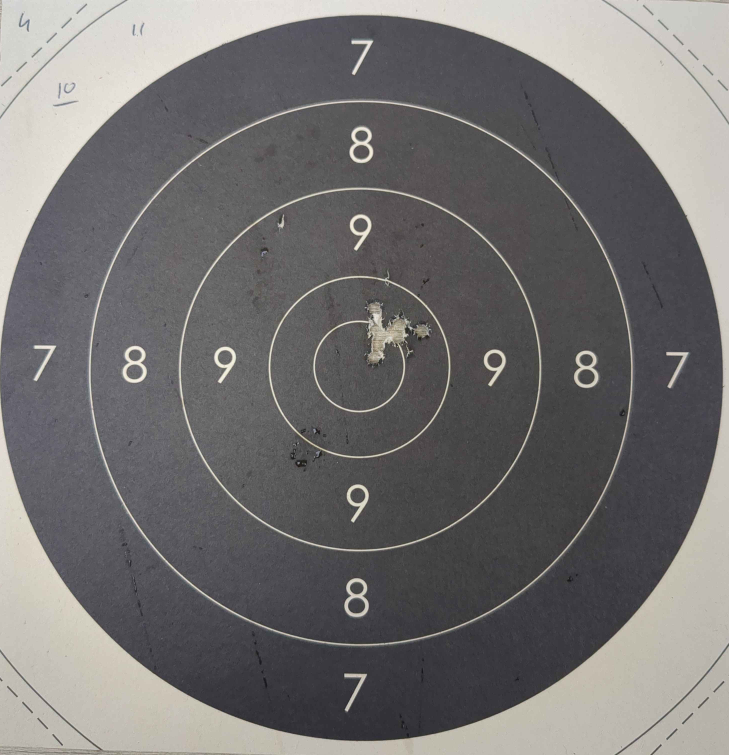
#> input picture Models/images_reference/cible_edge_case_cropped.jpg, 2916 x 3020 px, found by its file name (shown at 1/4 size)
$ python watershed.py
#> lines starting #> are read from the running program, lines starting #| are printed output that depends on the picture; after the words box and inside, x2 and y2 are one past the last pixel; in counts of white or black regions, pixels touching at a corner belong together
#> further down, image is the input picture: shape (3020, 2916, 3); mean B, G, R 113.4, 113.6, 115.4

import cv2
import numpy as np
from matplotlib import pyplot as plt

def show_image(image):
    cv2.imshow('image', image)
    cv2.waitKey(0)
    cv2.destroyAllWindows()


def resize_image(image, target_size=(800,800)):
#> called with target_size = (800, 800)
    height, width = image.shape[:2]
#> height = 3020; width = 2916
    scale_width = target_size[0] / width
#> scale_width = 0.274
    scale_height = target_size[1] / height
#> scale_height = 0.265

    scale = min(scale_width, scale_height)
#> scale = 0.265
    new_size = (int(width * scale), int(height * scale))
#> new_size = (772, 800)

    resized_image = cv2.resize(image, new_size, interpolation=cv2.INTER_AREA)

    return resized_image


# Load the image
image = cv2.imread('./images_reference/cible_edge_case_cropped.jpg', cv2.IMREAD_COLOR)
image = resize_image(image, target_size=(800,800))
cv2.imwrite('./images_reference/cible_edge_case_cropped_resized.jpg', image)
# Convert to grayscale
gray = cv2.cvtColor(image, cv2.COLOR_BGR2GRAY)

# Adaptive threshold
adaptive_thresh = cv2.adaptiveThreshold(gray, 255, cv2.ADAPTIVE_THRESH_GAUSSIAN_C, cv2.THRESH_BINARY, 501, 0.1)
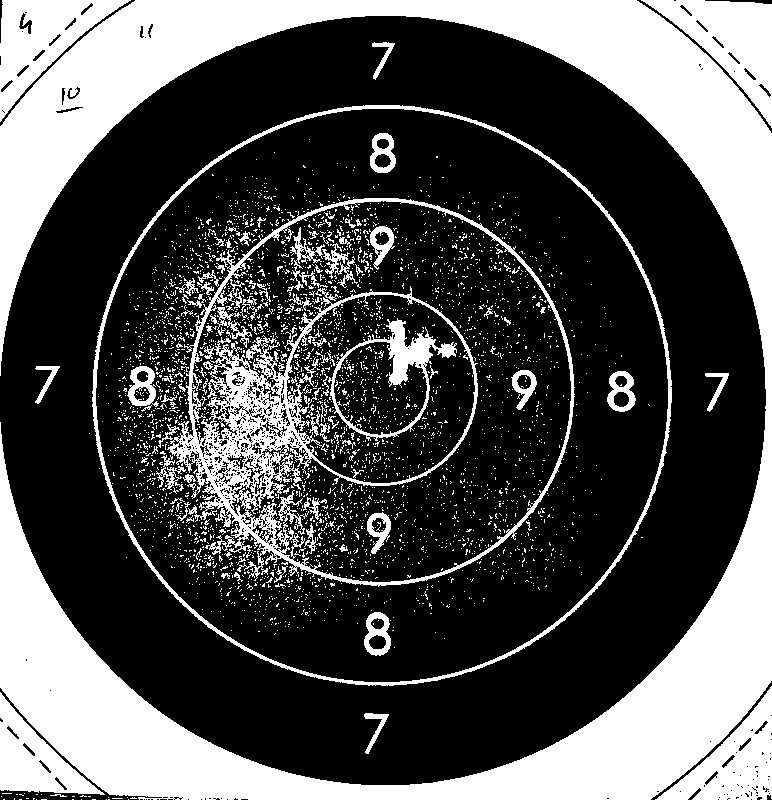
#> adaptive_thresh: shape (800, 772); 32.5% white; 3527 white regions (3421 under 20 px), largest, box (x1, y1, x2, y2) and area: (0, 0, 772, 800) 127504, (167, 198, 575, 587) 20362, (92, 105, 672, 686) 6920
show_image(adaptive_thresh)
# Noise removal (optional)
kernel = np.ones((3,3), np.uint8)
opening = cv2.morphologyEx(adaptive_thresh, cv2.MORPH_OPEN, kernel, iterations=2)
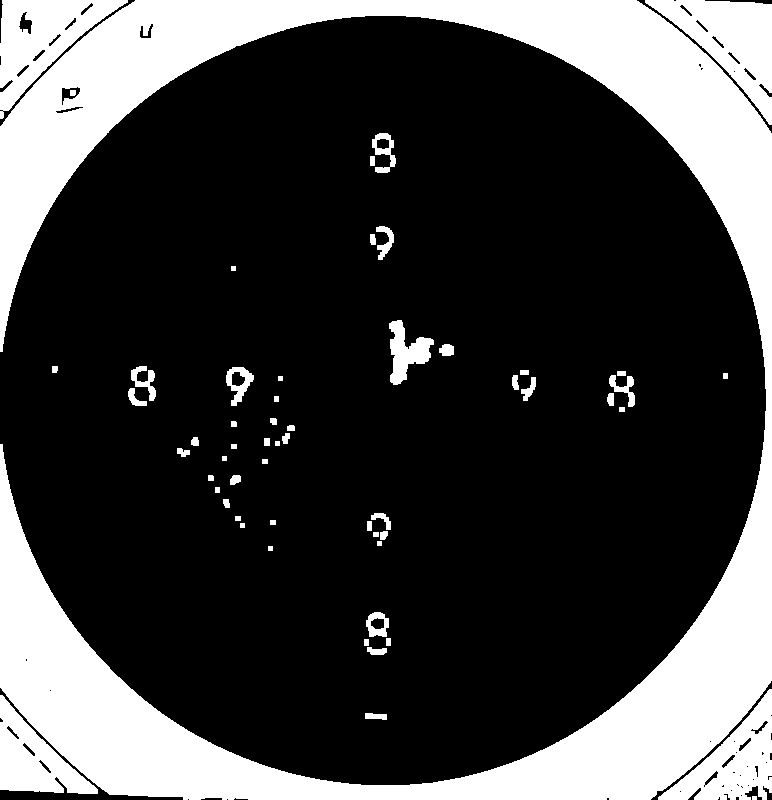
#> opening: shape (800, 772); 25.4% white; 57 white regions, largest, box (x1, y1, x2, y2) and area: (0, 0, 772, 800) 127214, (645, 0, 772, 125) 6896, (0, 0, 128, 119) 6540
show_image(opening)
# Background area (dilation)
sure_bg = cv2.dilate(opening, kernel, iterations=3)
#> sure_bg: shape (800, 772); 28.9% white; 28 white regions, largest, box (x1, y1, x2, y2) and area: (0, 0, 772, 800) 163748, (386, 317, 457, 388) 2606, (361, 609, 394, 658) 1281
show_image(sure_bg)
# Finding sure foreground area
dist_transform = cv2.distanceTransform(opening, cv2.DIST_L2, 5)
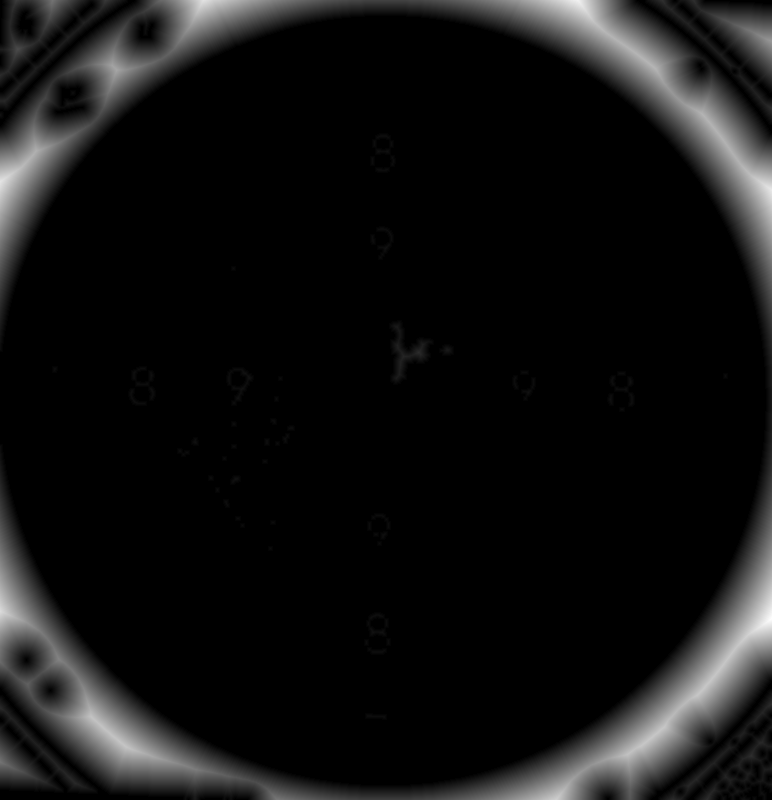
#> dist_transform: shape (800, 772) float32; min 0, max 62.51, mean 4.4; drawn with min black and max white
_, sure_fg = cv2.threshold(dist_transform, 0.7 * dist_transform.max(), 255, 0)
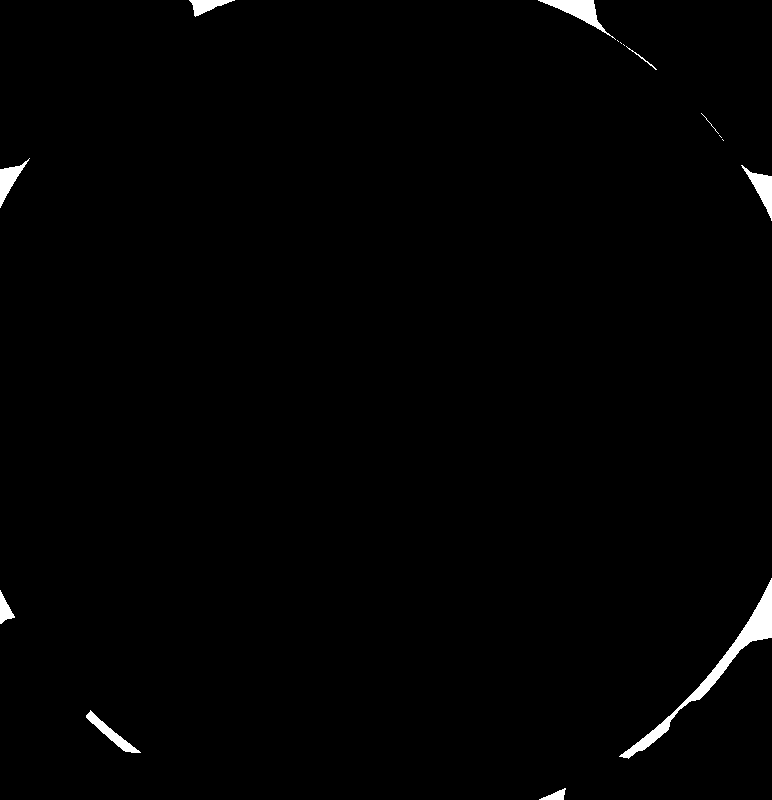
#> sure_fg: shape (800, 772) float32; 0.94% white; 15 white regions (5 under 20 px), largest, box (x1, y1, x2, y2) and area: (619, 578, 772, 759) 2512, (538, 0, 616, 40) 832, (741, 165, 772, 221) 598
show_image(sure_fg)
# Finding unknown region (areas we aren't sure if it's background or foreground)
sure_fg = np.uint8(sure_fg)
unknown = cv2.subtract(sure_bg, sure_fg)
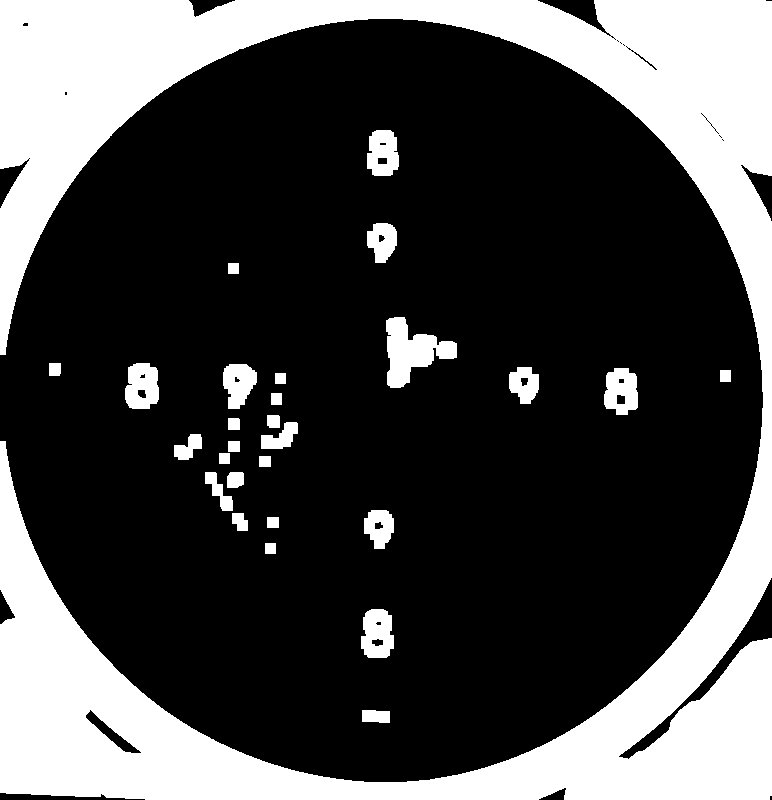
#> unknown: shape (800, 772); 28% white; 28 white regions, largest, box (x1, y1, x2, y2) and area: (0, 0, 772, 800) 157913, (386, 317, 457, 388) 2606, (361, 609, 394, 658) 1281
show_image(unknown)
# Marker labelling (for the watershed)
_, markers = cv2.connectedComponents(sure_fg)
#> markers: shape (800, 772) int32; 16 distinct labels, from 0 to 15

# Add one to all labels so that sure background is not 0
markers = markers + 1
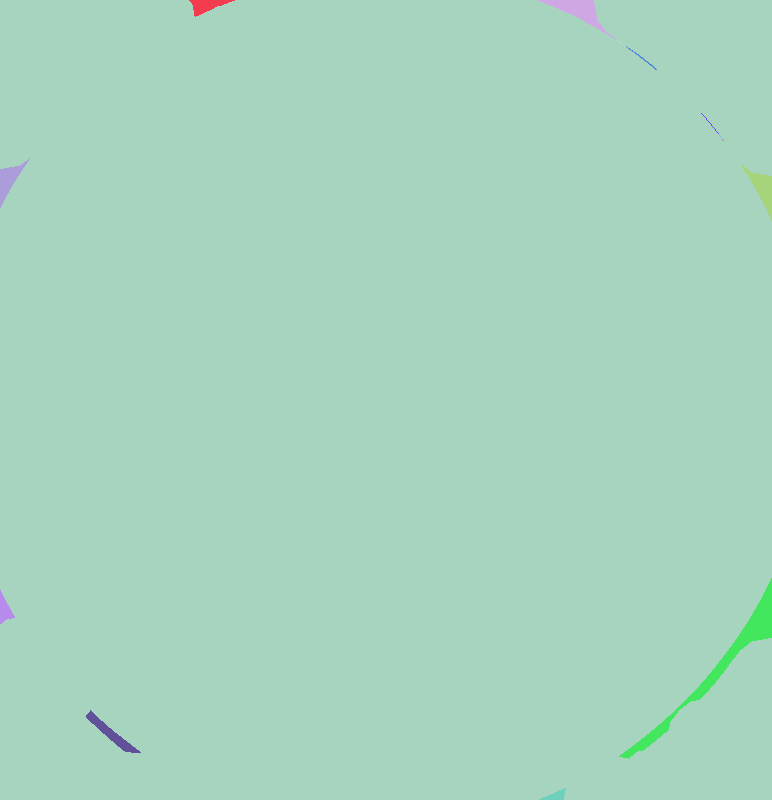
#> markers: shape (800, 772) int32; 16 distinct labels, from 1 to 16; one colour per label, 0 black

# Mark the unknown regions as 0
markers[unknown == 255] = 0
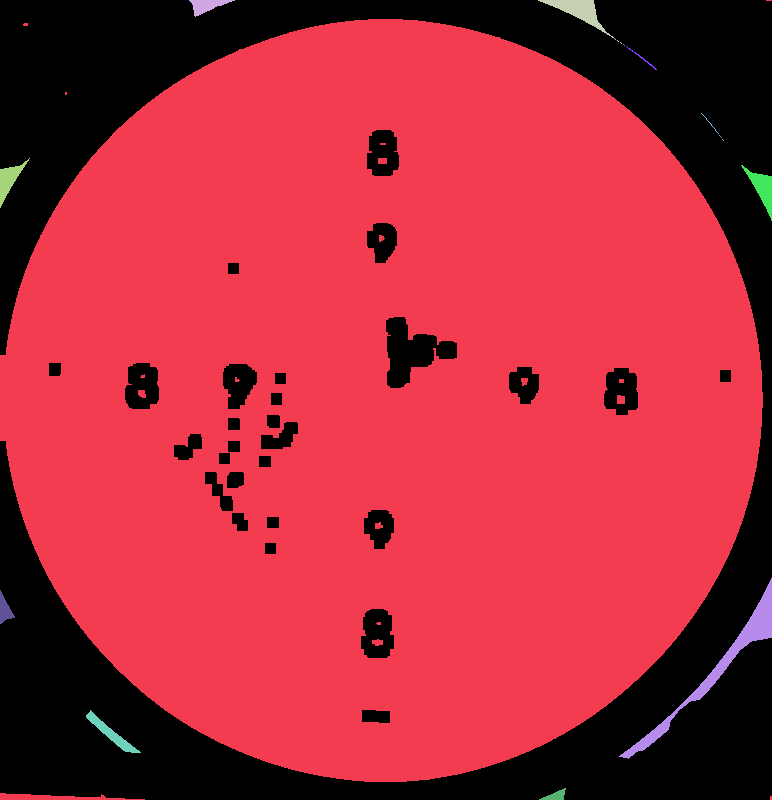
#> markers: shape (800, 772) int32; 17 distinct labels, from 0 to 16; one colour per label, 0 black

# Apply the watershed algorithm
#> (the run stopped early here; a loop or call above may not have finished)
